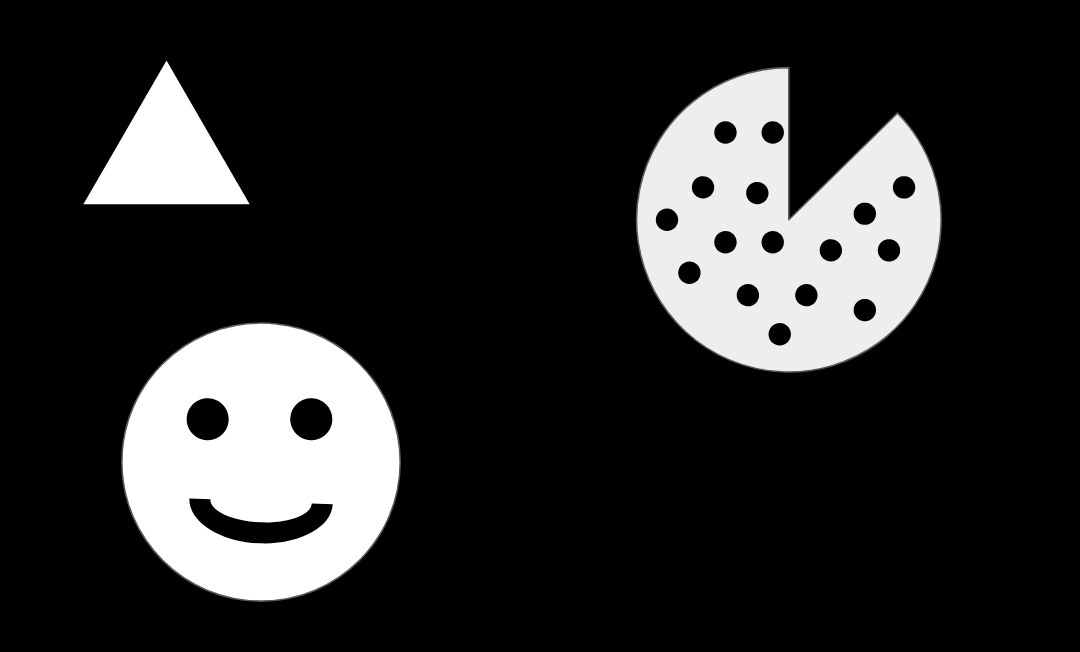
#> input picture Object-Detection/internal_external.png, 1080 x 652 px
$ jupyter execute Contour-Detection.ipynb
#> lines starting #> are read from the running program, lines starting #| are printed output that depends on the picture; after the words box and inside, x2 and y2 are one past the last pixel; in counts of white or black regions, pixels touching at a corner belong together
### Object-Detection/plotimages.py
import matplotlib.pyplot as plt


class plotimages:
    def __init__(self, num_rows, num_cols):
        self.fig = plt.figure(figsize=(20, 10))
        self.rows = num_rows
        self.cols = num_cols
        self.current_cell = 0


def display_img(self, img, title, cmap=None):
    self.current_cell += 1
    ax = self.fig.add_subplot(self.rows, self.cols, self.current_cell)
    ax.imshow(img, cmap)
    ax.set_title(title)

### Object-Detection/Contour-Detection.ipynb
[cell 1]
import cv2
import numpy as np

import plotimages

[cell 2]
'''
    Contour Detection - a curve joining al the continuous points
'''

figures = plotimages.plotimages(1,3)

img = cv2.imread('internal_external.png',0)
#> img is the input picture: shape (652, 1080); min 0, max 255, mean 43.4
plotimages.display_img(figures, img, 'Original Image', 'gray')

contours,hierarchy = cv2.findContours(img,cv2.RETR_CCOMP,cv2.CHAIN_APPROX_SIMPLE)
#> contours = 22 contours; largest, box (x1, y1, x2, y2) and area: (635, 66, 942, 373) 64554, (121, 322, 401, 602) 61517, (83, 60, 250, 205) 12042, (189, 498, 333, 544) 3049, (186, 398, 229, 441) 1380
external_contours = np.zeros(img.shape)
internal_contours = np.zeros(img.shape)
for i in range(len(contours)):
    if hierarchy[0][i][3] == -1:
        # external contour
        cv2.drawContours(external_contours,contours,i,255,-1)
    else:
        cv2.drawContours(internal_contours,contours,i,255,-1)
#> this loop made 22 passes
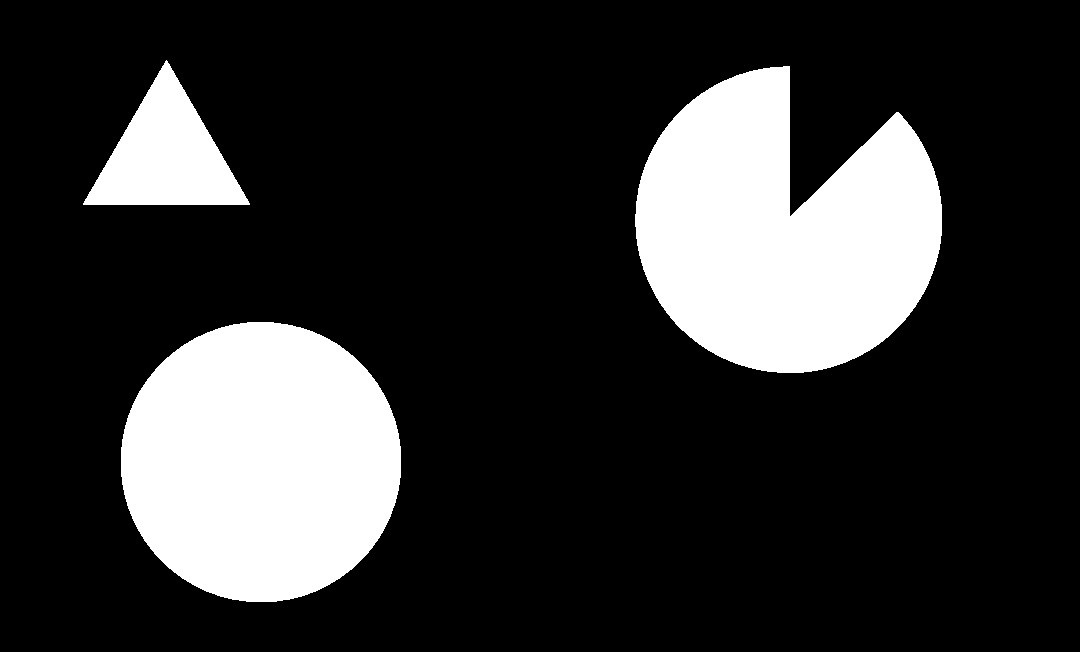
#> external_contours: shape (652, 1080) float64; 19.8% white; 3 white regions, box (x1, y1, x2, y2) and area: (635, 66, 942, 373) 65063, (121, 322, 401, 602) 61914, (83, 60, 250, 205) 12270
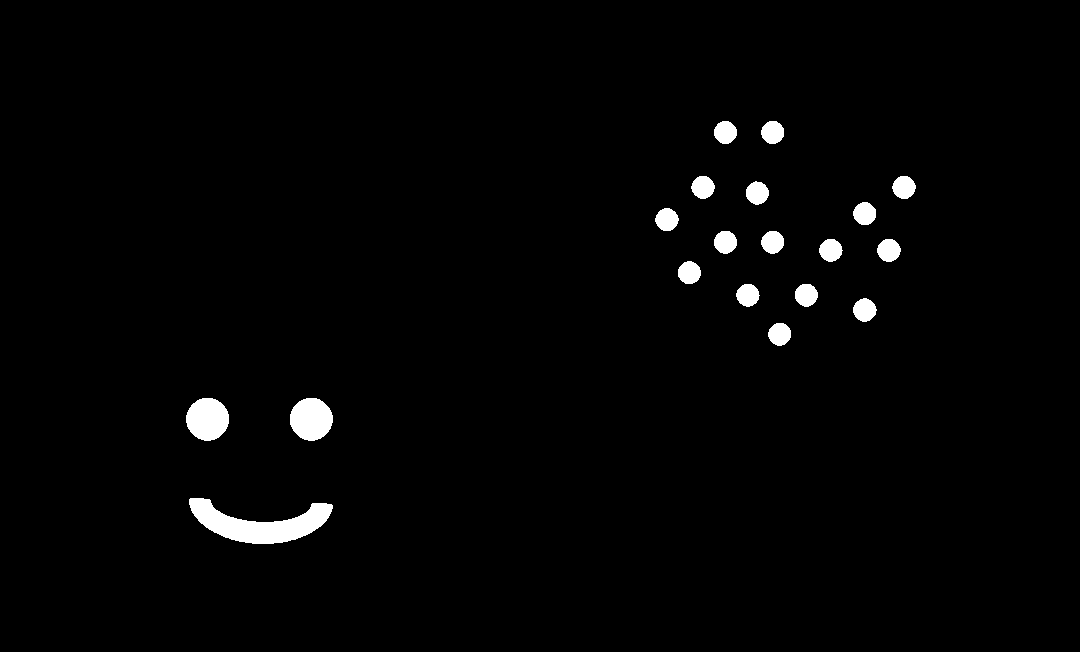
#> internal_contours: shape (652, 1080) float64; 1.8% white; 19 white regions, largest, box (x1, y1, x2, y2) and area: (189, 498, 333, 544) 3207, (186, 398, 229, 441) 1440, (290, 398, 333, 441) 1438

plotimages.display_img(figures, external_contours, 'External contours','gray')
plotimages.display_img(figures, internal_contours, 'Internal contours','gray')
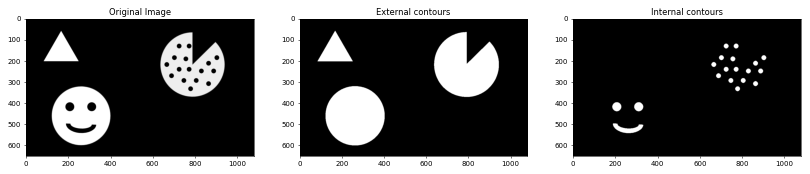
#> figure drawn by matplotlib, 3 panels

[cell 3]
hierarchy
#> Out = 22 rows, first 6: [4, -1, 1, -1], [2, -1, -1, 0], [3, 1, -1, 0], [-1, 2, -1, 0], [21, 0, 5, -1], [6, -1, -1, 4]
